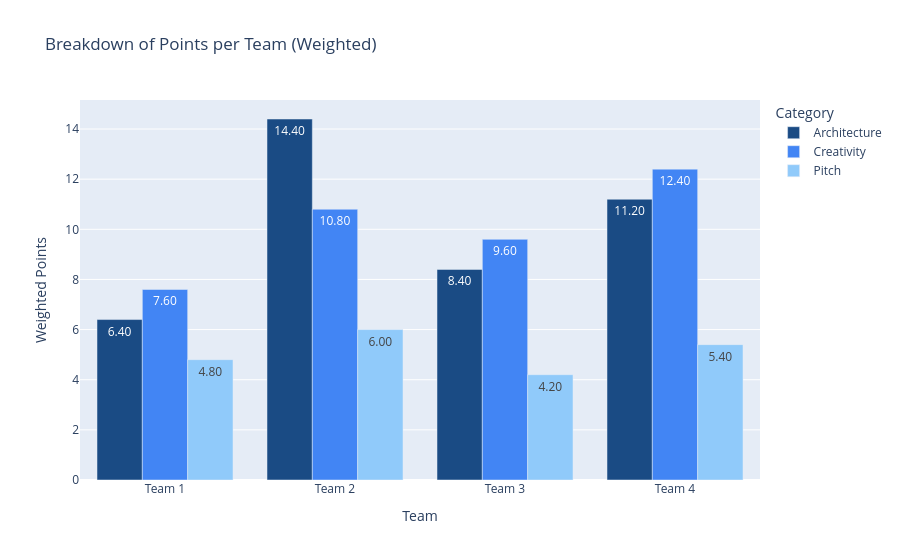

Source (notebook cell):
### Markdown cell above
## 4. Visualizations

### Code cell
df_melted = df_scores.melt(id_vars=["Team", "Total Weighted Score", "Investment"], 
                           value_vars=["Architecture", "Creativity", "Pitch"],
                           var_name="Category", value_name="Weighted Points")

fig1 = px.bar(df_melted, x="Team", y="Weighted Points", color="Category", 
             barmode="group", title="Breakdown of Points per Team (Weighted)",
             text_auto='.2f', color_discrete_sequence=["#1A4B84", "#4285F4", "#90CAFA"])
fig1.show()

### Figure 1 — Plotly figure (JSON) as saved in the notebook; plotly's stock layout.template omitted (floating-point values rounded to 4 significant figures)
{"data": [{"alignmentgroup": "True", "hovertemplate": "Category=Architecture<br>Team=%{x}<br>Weighted Points=%{y}<extra></extra>", "legendgroup": "Architecture", "marker": {"color": "#1A4B84", "pattern": {"shape": ""}}, "name": "Architecture", "offsetgroup": "Architecture", "orientation": "v", "showlegend": true, "textposition": "auto", "texttemplate": "%{y:.2f}", "type": "bar", "x": ["Team 1", "Team 2", "Team 3", "Team 4"], "xaxis": "x", "y": [6.4, 14.4, 8.4, 11.2], "yaxis": "y"}, {"alignmentgroup": "True", "hovertemplate": "Category=Creativity<br>Team=%{x}<br>Weighted Points=%{y}<extra></extra>", "legendgroup": "Creativity", "marker": {"color": "#4285F4", "pattern": {"shape": ""}}, "name": "Creativity", "offsetgroup": "Creativity", "orientation": "v", "showlegend": true, "textposition": "auto", "texttemplate": "%{y:.2f}", "type": "bar", "x": ["Team 1", "Team 2", "Team 3", "Team 4"], "xaxis": "x", "y": [7.6, 10.8, 9.6, 12.4], "yaxis": "y"}, {"alignmentgroup": "True", "hovertemplate": "Category=Pitch<br>Team=%{x}<br>Weighted Points=%{y}<extra></extra>", "legendgroup": "Pitch", "marker": {"color": "#90CAFA", "pattern": {"shape": ""}}, "name": "Pitch", "offsetgroup": "Pitch", "orientation": "v", "showlegend": true, "textposition": "auto", "texttemplate": "%{y:.2f}", "type": "bar", "x": ["Team 1", "Team 2", "Team 3", "Team 4"], "xaxis": "x", "y": [4.8, 6.0, 4.2, 5.4], "yaxis": "y"}], "layout": {"barmode": "group", "legend": {"title": {"text": "Category"}, "tracegroupgap": 0}, "title": {"text": "Breakdown of Points per Team (Weighted)"}, "xaxis": {"anchor": "y", "domain": [0, 1], "title": {"text": "Team"}}, "yaxis": {"anchor": "x", "domain": [0, 1], "title": {"text": "Weighted Points"}}}}
